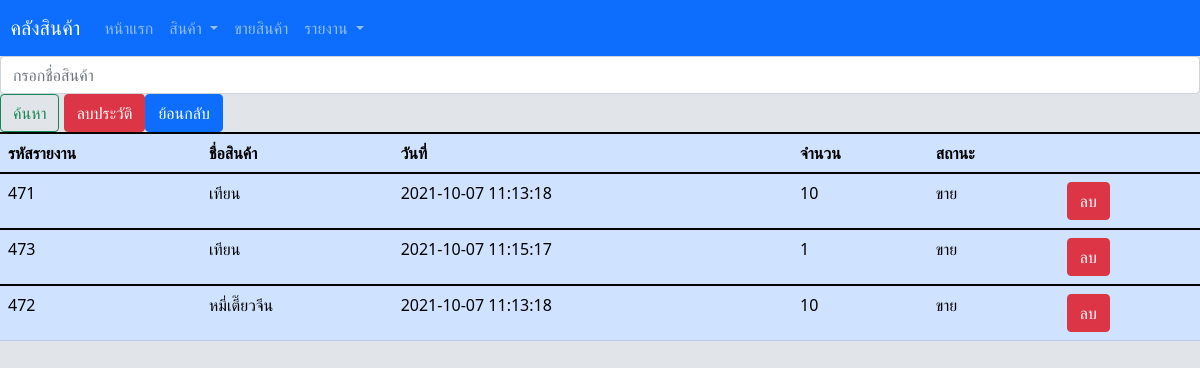
Screenshot of /searchreport.php with the database file from the repository.
### tables this page shows
CREATE TABLE `report` (
  `reportID` int(10) NOT NULL,
  `productID` int(10) NOT NULL,
  `productname` varchar(255) NOT NULL,
  `productcategory` varchar(255) NOT NULL,
  `date` datetime NOT NULL,
  `stat` varchar(255) NOT NULL,
  `qty` int(255) NOT NULL,
  `pricetotal` int(255) NOT NULL
);

### searchreport.php (the view, shortened to what this page needs)
<?php include 'bootstrap.php' ?>
    <head>
    </head>
<?php
require('connect.php');
$productname = $_POST['productname'];
$sql = "SELECT * FROM report WHERE productname  LIKE '%$productname%' AND stat LIKE 'ขาย%' ORDER BY productname ASC";
$result = mysqli_query($conn,$sql);
?>
<html>
<head>
</head>
<body style="background-color:#E1E5EA;"->
<?php include 'indexform.php';?>
<form class="form-inline" action="searchreport.php" class="form-group" method="POST">
    <input class="form-control mr-sm-2" type="search" name ="productname" placeholder="กรอกชื่อสินค้า" aria-label="Search">
    <button class="btn btn-outline-success my-2 my-sm-0" type="submit">ค้นหา</button>
<table class="table  table-primary" >
  <tr>
    <thead>
    <th scope="col">รหัสรายงาน</th>
    <th scope="col">ชื่อสินค้า</th>
    <th scope="col">วันที่</th>
    <th scope="col">จำนวน</th>
    <th scope="col">สถานะ</th>
    <th scope="col"></th>
</tr>
  <?php
  while($row=mysqli_fetch_assoc($result)){
    ?>
  <tr>
    <td><?php echo $row["reportID"]?></td>
    <td><?php echo $row["productname"]?></td>
    <td><?php echo $row["date"]?></td>
    <td><?php echo $row['qty']?></td>
    <td><?php echo $row["stat"]?></td>
    <td><a href ="deleterep.php?iddel=<?php echo$row['reportID']?>" class="btn btn-danger"onClick = "return confirm('คุณต้องการลบข้อมูลใช่หรือไม่?')">ลบ</a>
</td>
  </tr>
  <?php } ?>
  <a href = "delrep.php?iddel=remove" class="btn btn-danger"onClick = "return confirm('คุณต้องการลบข้อมูลใช่หรือไม่?')">ลบประวัติ</button></a>
  <a href= "reportpage.php" class="btn btn-primary">ย้อนกลับ</a>
  </table>
</body>
</html>

### rows the page displays
report: reportID "471", productname "เทียน", date "2021-10-07 11:13:18", qty "10", stat "ขาย"
report: reportID "473", productname "เทียน", date "2021-10-07 11:15:17", qty "1", stat "ขาย"
report: reportID "472", productname "หมี่เตี๊ยวจีน", date "2021-10-07 11:13:18", qty "10", stat "ขาย"
